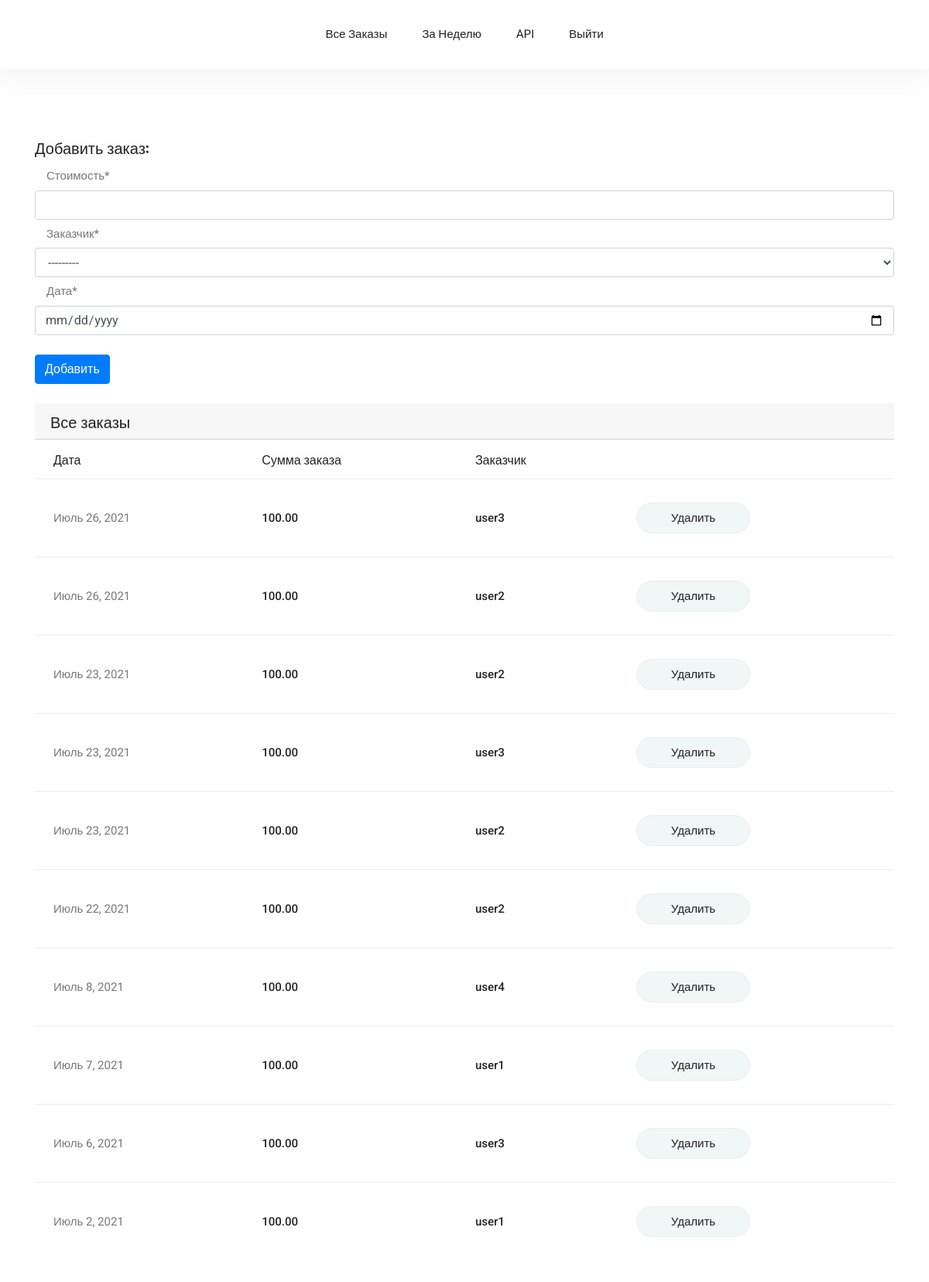
Screenshot of /create_order (signed in) with the database file from the repository.
### order/models.py (models this page shows)
class Order(models.Model):
    customer = models.ForeignKey(User, related_name='orders',
                                 on_delete=models.CASCADE,
                                 verbose_name='Заказчик', null=True)
    order_date = models.DateField(verbose_name='Дата')
    price = models.DecimalField(max_digits=10,
                                decimal_places=2, verbose_name='Стоимость')

### users/models.py (models this page shows, shortened)
class CustomUser(AbstractUser):
    CUSTOMER = 'customer'
    USER = 'user'
    USER_TYPE_CHOICES = (
        (CUSTOMER, 'customer'),
        (USER, 'user'),
    )
    role = models.CharField(max_length=100, choices=USER_TYPE_CHOICES,
                            default='user', verbose_name='Роль')
    email = models.EmailField(unique=True)
    username = models.CharField(unique=True, max_length=100,
                                verbose_name='Имя пользователя')
    USERNAME_FIELD = 'username'
    REQUIRED_FIELDS = ['email']
    objects = CustomUserManager()
    def __str__(self):
        return self.username
    class Meta:
        ordering = ['username', ]

### order/views.py (the view, shortened to what this page needs)
# urls.py: path('create_order', views.create_order, name='create'),
@login_required
def create_order(request):
    orders = Order.objects.all().order_by('-order_date')
    form = OrderForm()
    return render(
        request, 'auth_orders.html', {'form': form, 'orders': orders})

### order/forms.py
class OrderForm(ModelForm):
    customer = forms.ModelChoiceField(queryset=User.objects.filter(
        role='customer'), label='Заказчик')
    order_date = forms.DateField(widget=forms.DateInput(
        attrs={'type': 'date'}), label='Дата')
    class Meta:
        model = Order
        fields = ['price', 'customer', 'order_date']

### users/templatetags/user_filters.py (called while the page is built)
@register.filter
def addclass(field, css):
    return field.as_widget(attrs={"class": css})

### order/templates/auth_orders.html (shortened to what this page needs)
{% extends "base.html" %}
{% block content %}
{% load user_filters %}
{% if user.is_authenticated %}
    <form method="post" id = form >{{ csrf_input }}
        <h5 >Добавить заказ:</h5>
        {% for field in form %}
            <div style ="text-align: left"
                {% if field.field.required %}'true'{% else %}"false"{% endif %}>
            <label for="{{ field.id_for_label }}" class="col-md-4 col-form-label text-md-right">{{ field.label }}{% if field.field.required %}<span class="required">*</span>{% endif %}</label>
            {{ field|addclass:"form-control" }}
        {% endfor %}
        <br>
        <button type="button" class="btn btn-primary" id="add" onclick=postAdd()>Добавить  </button>
    </form>
<br>
{% endif %}
<br>
<h5 class="card-header">Все заказы</h5>
<div class="table-responsive">
    <table class="table" id = 'ajax'>
        <thead>
        <tr>
            <th scope="col">Дата</th>
            <th scope="col">Сумма заказа</th>
            <th scope="col">Заказчик</th>
        </tr>
        </thead>
        <tbody >
        {% if orders %}
            {% for item in orders %}
                <tr>
                    <td>
                        <div class="media">
                            <div class="media-body">
                                <p>{{ item.order_date }}</p>
                            </div>
                        </div>
                    </td>
                    <td>
                        <h5>{{ item.price }}</h5>
                    </td>
                    <td>
                        <h5>{{ item.customer.username }}</h5>
                    </td>
                    <td>
                        <a class="gray_btn" href="{% url 'orders:delete' item.id %}" role="button" onclick="return confirm( 'Вы уверены?')">
                        Удалить
                        </a>
                    </td>
                </tr>
            {% endfor %}
        {% endif %}
        </tbody>
    </table>
</div>
{% endblock %}

### order/templates/base.html (shortened to what this page needs)
<!DOCTYPE html>
<html >
<head>
    {% load static %}
    <link rel="stylesheet" href="{% static '/vendors/bootstrap/bootstrap.min.css' %}">
    <link rel="stylesheet" href="{% static 'css/style.css' %}">
</head>
<body>
    {% include 'nav.html' %}
    <section class="cart_area">
      <div class="container">
          <div class="cart_inner">
              <div class="table-responsive">
                {% block content %}
                {% endblock content %}
              </div>
          </div>
      </div>
    </section>
</body>
</html>

### order/templates/nav.html
<header class="header_area">
    <div class="main_menu">
      <nav class="navbar navbar-expand-lg navbar-light">
        <div class="container">
            <div class="collapse navbar-collapse offset" id="navbarSupportedContent">
            <ul class="nav navbar-nav menu_nav ml-auto mr-auto">
                <li class="nav-item"><a class="nav-link"  href="{% url 'orders:create' %}">Все заказы</a></li>
                <li class="nav-item"><a class="nav-link"  href="{% url 'orders:show_all_orders' %}">За неделю</a></li>
                <li class="nav-item"><a class="nav-link"  href="{% url 'api:order_list' %}">API</a></li>
      {% if user.is_authenticated %}
       <li class="nav-item"><a class="nav-link" href="{% url 'users:logout' %}" >Выйти</a></li>
      {% else %}
        <li class="nav-item"><a class="nav-link" href="{% url 'users:login' %}" >Войти</a></li>
        <li class="nav-item"><a class="nav-link" href="{% url 'users:signup' %}" >Зарегистрироваться</a></li>
      {% endif %}
            </ul>
            </div>
        </div>
      </nav>
    </div>
  </header>

### order/static/css/style.css (style rules this page uses)
body { color:#777;font-family:"Roboto",sans-serif;font-size:15px;font-weight:400;line-height:1.667 }
ul { list-style-type:none;margin:0;padding:0 }
button { cursor:pointer }
h1,h2,h3,h4,h5,h6 { font-family:"Oswald",sans-serif;color:#222;line-height:1.1 }
a { display:inline-block }
.header_area { position:relative;width:100%;z-index:9999;transition:background 0.4s, all 0.3s linear;box-shadow:0px 10px 27px 3px rgba(221,221,221,0.3) }
.header_area .navbar { background:transparent;padding:0px;border:0px;border-radius:0px }
.header_area .navbar .nav .nav-item { margin-right:45px }
.header_area .navbar .nav .nav-item .nav-link { text-transform:capitalize;color:#222;display:inline-block }
@media (min-width: 991px) { .header_area .navbar .nav .nav-item .nav-link { padding:32px 0px } }
.header_area .navbar .nav .nav-item .nav-link:after { display:none }
.header_area .navbar .nav .nav-item:last-child { margin-right:0px }
.cart_area { padding-top:90px;padding-bottom:55px }
.cart_inner .table th,.cart_inner .table td { padding:.75rem 1.5rem;border-color:#EEEEEE }
.cart_inner .table thead tr th { border-top:0px;font-size:16px;font-weight:500;font-family:"Oswald",sans-serif;color:#222;border-bottom:0px !important }
.cart_inner .table tbody tr td { padding-top:30px;padding-bottom:30px;vertical-align:middle;align-self:center }
.cart_inner .table tbody tr td .media .media-body { vertical-align:middle;align-self:center }
.cart_inner .table tbody tr td .media .media-body p { margin-bottom:0px }
.cart_inner .table tbody tr td h5 { font-size:15px;color:#222;font-family:"Roboto",sans-serif;margin-bottom:0px }
.gray_btn { line-height:38px;background:#f1f6f7;border:1px solid #eeeeee;border-radius:30px;padding:0px 44px;display:inline-block;color:#222;text-transform:capitalize;font-weight:500 }

### rows the page displays
Order: order_date "Июль 26, 2021", price "100.00", customer.username "user3"
Order: order_date "Июль 26, 2021", price "100.00", customer.username "user2"
Order: order_date "Июль 23, 2021", price "100.00", customer.username "user2"
Order: order_date "Июль 23, 2021", price "100.00", customer.username "user3"
Order: order_date "Июль 23, 2021", price "100.00", customer.username "user2"
Order: order_date "Июль 22, 2021", price "100.00", customer.username "user2"
Order: order_date "Июль 8, 2021", price "100.00", customer.username "user4"
Order: order_date "Июль 7, 2021", price "100.00", customer.username "user1"
Order: order_date "Июль 6, 2021", price "100.00", customer.username "user3"
Order: order_date "Июль 2, 2021", price "100.00", customer.username "user1"

### other values shown
{{ field.label }} "Стоимость" "Заказчик" "Дата"
